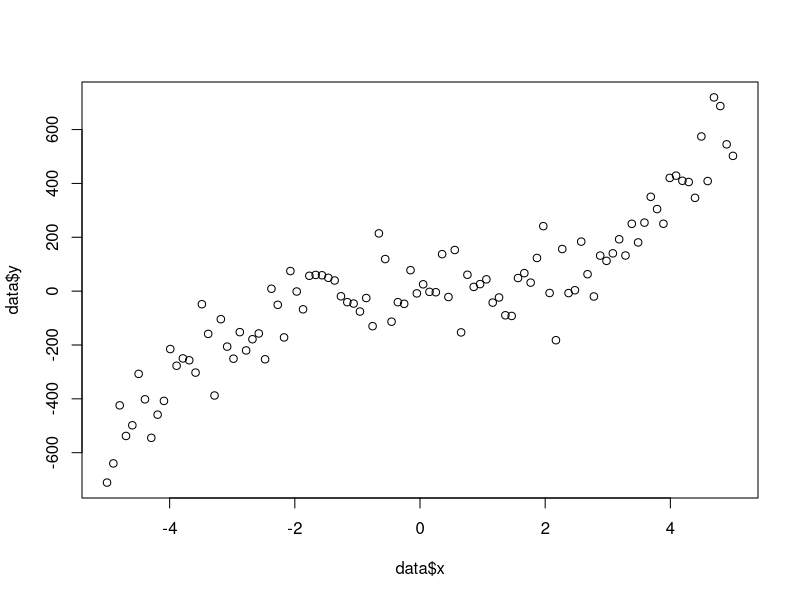
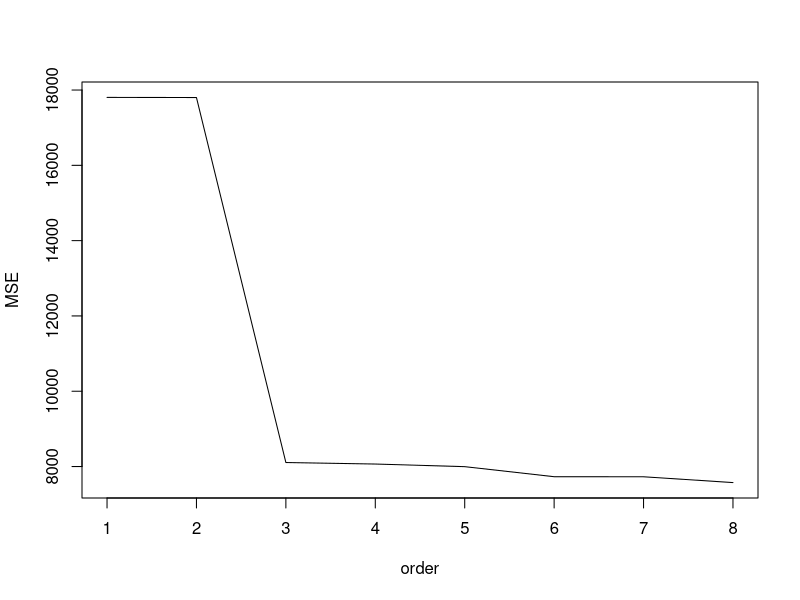
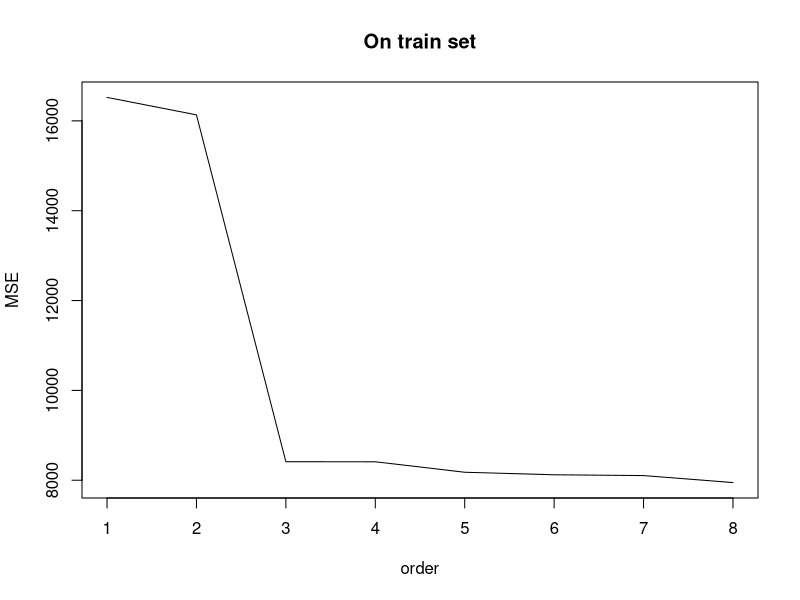
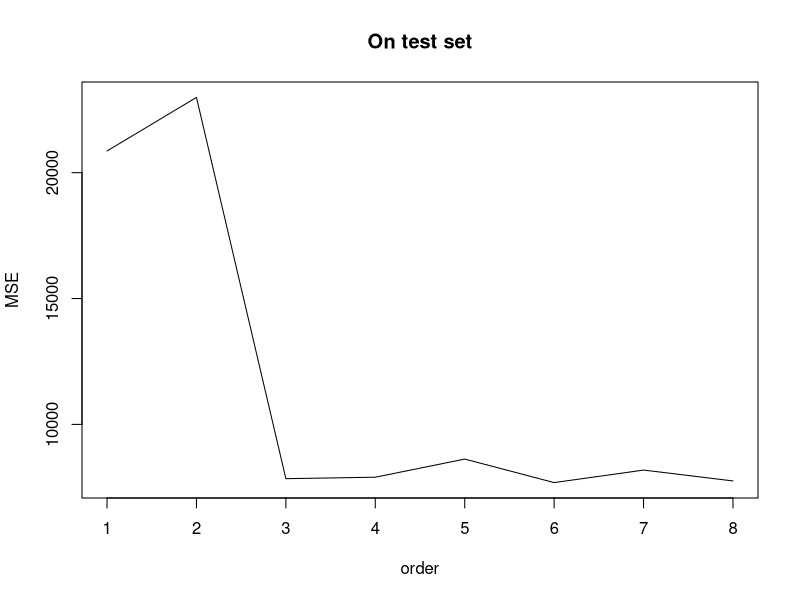
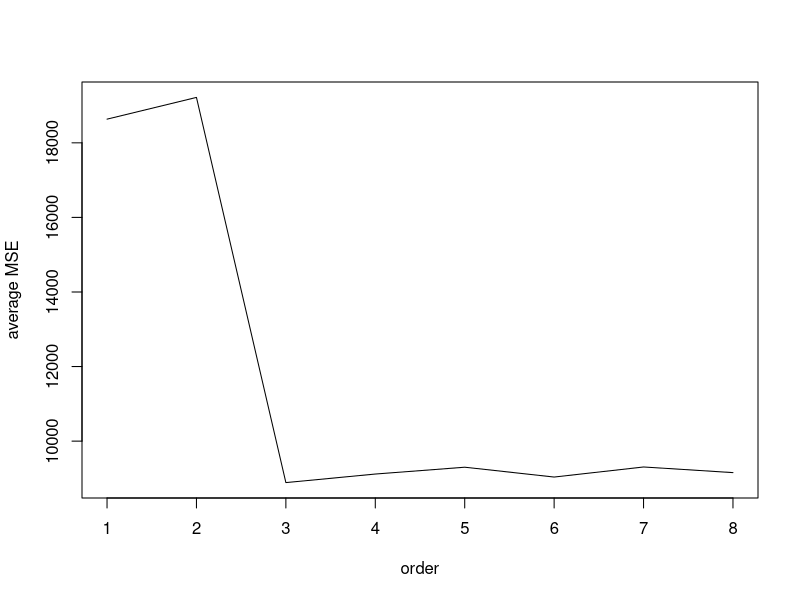

The R source for these figures, in order:
## ---- chunk 1
knitr::opts_chunk$set(echo = TRUE)
## ---- chunk 2
Generate_Data <- function() {

# Standard deviation of the noise to be added
Noise_std <- 100
 
# Set up the input variable, 100 points between -5 and 5
x <- seq(-5, 5, by=10/(100-1))
 
# Calculate the true function and add some noise
y <- 5*x^3 - x^2 + x + Noise_std*rnorm(length(x), 0, 1)

# Concatenate x and y into a single matrix and return
dim(x) <- c(length(x), 1)
dim(y) <- c(length(y), 1)
Data <- data.frame(x=x,y=y)

return(Data)
}
set.seed(123)
data<-Generate_Data()
plot(data$x,data$y)
## ---- chunk 3
MSE <- function(x, y, PolyOrder) {

# x and y are vectors containing the inputs and targets respectively
# PolyOrder is the order of polynomial model used for fitting
 
NumOfDataPairs <- length(x)

# First construct design matrix of given order
X      <- rep(1, NumOfDataPairs)
dim(X) <- c(NumOfDataPairs, 1)

# Note that the parameters of the model could be trained using the 
# command lm instead of the matrix multiplications below
for (n in 1:PolyOrder){
    X = cbind(X, x^n)
}
Train_X = X
Train_y = y
Paras_hat <- solve( t(Train_X) %*% Train_X , t(Train_X) %*% Train_y)

# The command predict could be used to predict the output of the linear model as well.
Test_X = X
Test_y = y 
Pred_y  <- Test_X %*% Paras_hat
 MSE <- mean((Pred_y - Test_y)^2)

return(MSE)
}
plot(seq(8), sapply(seq(1:8), function(i) MSE(data$x,data$y, i)), ylab = "MSE", xlab="order", type="l")
## ---- chunk 4


MSE <- function(x, y, PolyOrder) {

# x and y are vectors containing the inputs and targets respectively
# PolyOrder is the order of polynomial model used for fitting
 
NumOfDataPairs <- length(x)

# First construct design matrix of given order
X      <- rep(1, NumOfDataPairs)
dim(X) <- c(NumOfDataPairs, 1)

for (n in 1:PolyOrder){
    X = cbind(X, x^n)
}
set.seed(123)
s<-sample.int(NumOfDataPairs,floor(NumOfDataPairs*0.7))
Train_X = X[s,]
Train_y = y[s]
Paras_hat <- solve( t(Train_X) %*% Train_X , t(Train_X) %*% Train_y)
Test_X = X[-s,]
Test_y = y[-s]
Pred_y  <- Test_X %*% Paras_hat
MSE_test <- mean((Pred_y - Test_y)^2)
MSE_train <- mean((Train_X %*% Paras_hat - Train_y)^2)
return(data.frame(MSE_train,MSE_test))
}
plot(seq(1:8), sapply(seq(1:8), function(i) MSE(data$x,data$y, i)$MSE_train), ylab = "MSE", xlab="order", type="l", main ="On train set")
plot(seq(1:8), sapply(seq(1:8), function(i) MSE(data$x,data$y, i)$MSE_test), ylab = "MSE", xlab="order", type="l", main="On test set")
## ---- chunk 5
LOOCV <- function(x, y, PolyOrder) {

# x and y are vectors containing the inputs and targets respectively
# PolyOrder is the order of polynomial model used for fitting
 
NumOfDataPairs <- length(x)

# First construct design matrix of given order
X      <- rep(1, NumOfDataPairs)
dim(X) <- c(NumOfDataPairs, 1)

for (n in 1:PolyOrder){
    X = cbind(X, x^n)
}

# Initialise CV variable for storing results
CV = matrix(nrow=NumOfDataPairs, ncol=1)

for (n in 1:NumOfDataPairs){
	
	 # Create training design matrix and target data, leaving one out each time
	Train_X <- X[-n, ]
   	Train_y <- y[-n]
   
	# Create testing design matrix and target data
    Test_X <- X[n, ]
    Test_y <- y[n]

	# Learn the optimal paramerers using MSE loss
    
    Paras_hat <- solve( t(Train_X) %*% Train_X , t(Train_X) %*% Train_y)
    Pred_y    <- Test_X %*% Paras_hat;
    
    # Calculate the MSE of prediction using training data
    CV[n]     <- (Pred_y - Test_y)^2
}

Mean_CV <- mean(CV)
SD_CV   <- sd(CV)

print(Mean_CV)
print(SD_CV)

# Concatenate x and y into a single matrix and return
Results <- data.frame(Mean_CV, SD_CV)

return(Results)
}

plot(seq(1:8), sapply(seq(1:8), function(i) LOOCV(data$x,data$y, i)$Mean_CV), ylab = "average MSE", xlab="order", type="l")
